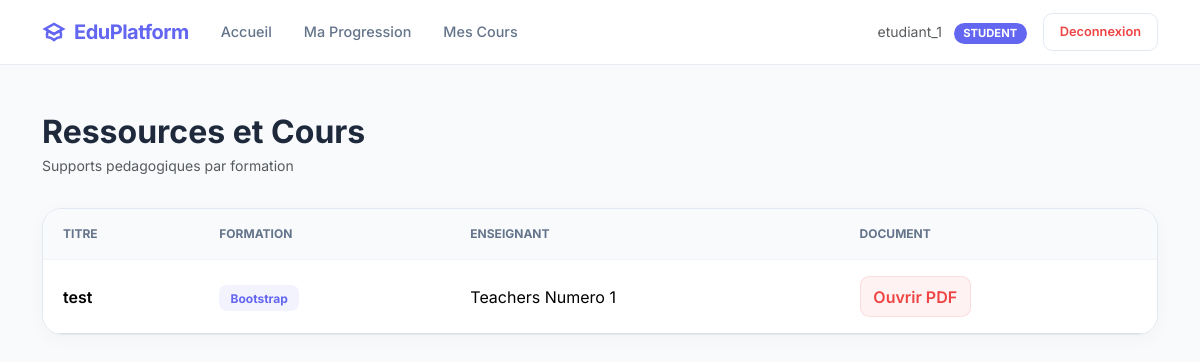
The app's page /courses/ (signed in) with its own data.
### accounts/models.py (models this page shows, shortened)
class CustomUser(AbstractUser):
    ROLE_CHOICES = (
        ('ADMIN', 'Administrateur'),
        ('STUDENT', 'Étudiant'),
        ('TEACHER', 'Enseignant'),
    )
    role = models.CharField(max_length=10, choices=ROLE_CHOICES, default='STUDENT')

### courses/models.py (models this page shows, shortened)
class Course(models.Model):
    titre = models.CharField(max_length=200)
    fichier_pdf = models.FileField(upload_to=upload_to)
    formation = models.ForeignKey(Formation, on_delete=models.CASCADE, related_name='courses')
    enseignant = models.ForeignKey(Teacher, on_delete=models.CASCADE, related_name='courses')

### formations/models.py (models this page shows, shortened)
class Formation(models.Model):
    code = models.CharField(max_length=20, unique=True)
    libelle = models.CharField(max_length=200)
    active = models.BooleanField(default=True)
    enseignants = models.ManyToManyField(Teacher, blank=True, related_name='formations')

### teachers/models.py (models this page shows, shortened)
class Teacher(models.Model):
    user = models.OneToOneField(
        User,
        on_delete=models.CASCADE,
        limit_choices_to={'role': 'TEACHER'}
    )
    nom = models.CharField(max_length=100)
    prenom = models.CharField(max_length=100)
    specialite = models.CharField(max_length=100, blank=True)

### courses/views.py (the view)
# urls.py: path('', views.course_list, name='list'),
@login_required
@user_passes_test(is_admin_teacher_or_student)
def course_list(request):
    if request.user.role == "TEACHER":
        courses = Course.objects.filter(enseignant=request.user.teacher).select_related(
            "formation",
            "enseignant",
        )
    elif request.user.role == "STUDENT":
        student = get_or_create_student(request.user)
        if student.formation_id:
            courses = Course.objects.filter(formation=student.formation).select_related(
                "formation",
                "enseignant",
            )
        else:
            courses = Course.objects.none()
    else:
        courses = Course.objects.all().select_related("formation", "enseignant")
    return render(request, "courses/list.html", {"courses": courses})

### courses/views.py (called while the page is built)
def is_admin_teacher_or_student(user):
    if user.role in ["ADMIN", "TEACHER", "STUDENT"]:
        return True
    raise PermissionDenied

### students/utils.py (called while the page is built)
def get_or_create_student(user):
    student, _ = Student.objects.get_or_create(
        user=user,
        defaults={
            "matricule": f"STD-{user.id}",
            "nom": user.username,
            "prenom": "",
        },
    )
    return student

### courses/templates/courses/list.html (shortened to what this page needs)
{% extends 'base.html' %}
{% block content %}
<div class="header-section">
    <div>
        <h2 class="fw-bold mb-1">Ressources et Cours</h2>
        <p class="text-muted small mb-0">Supports pedagogiques par formation</p>
    </div>
</div>
<div class="table-card">
    <table class="table mb-0">
        <thead>
            <tr>
                <th>Titre</th>
                <th>Formation</th>
                <th>Enseignant</th>
                <th>Document</th>
            </tr>
        </thead>
        <tbody>
            {% for c in courses %}
                <tr>
                    <td class="fw-semibold">{{ c.titre }}</td>
                    <td><span class="formation-tag">{{ c.formation.libelle }}</span></td>
                    <td>{{ c.enseignant.nom }} {{ c.enseignant.prenom }}</td>
                    <td>
                        {% if c.fichier_pdf %}
                            <a href="{{ c.fichier_pdf.url }}" target="_blank" class="pdf-link">Ouvrir PDF</a>
                        {% else %}
                            <span class="text-muted">Aucun fichier</span>
                        {% endif %}
                    </td>
                </tr>
            {% empty %}
                <tr>
                    <td colspan="{% if user.role == 'ADMIN' or user.role == 'TEACHER' %}5{% else %}4{% endif %}" class="text-center text-muted py-5">
                        Aucun cours disponible.
                    </td>
                </tr>
            {% endfor %}
        </tbody>
    </table>
</div>
{% endblock %}

### templates/base.html (shortened to what this page needs)
{% load static %}
<!DOCTYPE html>
<html lang="fr">
<head>
    <link href="https://cdn.jsdelivr.net/npm/bootstrap@5.3.2/dist/css/bootstrap.min.css" rel="stylesheet">
</head>
<body>
    <nav class="navbar navbar-expand-lg">
        <div class="container">
            <a class="navbar-brand" href="{% url 'home' %}">
                <svg width="24" height="24" viewBox="0 0 24 24" fill="none" stroke="currentColor" stroke-width="2.5"
                    class="me-2">
                    <path d="M12 14l9-5-9-5-9 5 9 5z" />
                    <path
                        d="M12 14l6.16-3.422a12.083 12.083 0 01.665 6.479A11.952 11.952 0 0012 20.055a11.952 11.952 0 00-6.824-2.998 12.078 12.078 0 01.665-6.479L12 14z" />
                </svg>
                EduPlatform
            </a>
            <div class="collapse navbar-collapse" id="navbarNav">
                <ul class="navbar-nav me-auto">
                    <li class="nav-item">
                        <a class="nav-link" href="{% url 'home' %}">Accueil</a>
                    </li>
                    {% if user.is_authenticated %}
                    {% if user.role == 'STUDENT' %}
                    <li class="nav-item">
                        <a class="nav-link" href="{% url 'dashboard:student' %}">Ma Progression</a>
                    </li>
                    <li class="nav-item">
                        <a class="nav-link" href="{% url 'courses:list' %}">Mes Cours</a>
                    </li>
                    {% elif user.role == 'TEACHER' %}
                    <li class="nav-item">
                        <a class="nav-link" href="{% url 'dashboard:teacher' %}">Espace Enseignant</a>
                    </li>
                    {% elif user.role == 'ADMIN' %}
                    <li class="nav-item">
                        <a class="nav-link" href="{% url 'dashboard:admin' %}">Pilotage</a>
                    </li>
                    {% endif %}
                    {% endif %}
                </ul>
                <div class="d-flex align-items-center">
                    {% if user.is_authenticated %}
                    <span class="text-muted small me-3">
                        {{ user.username }} <span class="role-badge">{{ user.role }}</span>
                    </span>
                    <form method="post" action="{% url 'accounts:logout' %}">
                        <button class="btn btn-logout">
                            Deconnexion
                        </button>
                    </form>
                    {% else %}
                    <a href="{% url 'accounts:login' %}"
                        class="btn btn-outline-primary btn-sm rounded-pill px-4 me-2">Connexion</a>
                    <a href="{% url 'accounts:register' %}"
                        class="btn btn-primary btn-sm rounded-pill px-4">Inscription</a>
                    {% endif %}
                </div>
            </div>
        </div>
    </nav>
    <div class="container main-content mt-5">
        {% block content %}{% endblock %}
    </div>
</body>
</html>

### templates/base.html (style rules this page uses)
:root { --primary-color: #6366f1; --primary-hover: #4f46e5; --bg-page: #f8fafc; --text-dark: #1e293b; --navbar-bg: rgba(255, 255, 255, 0.9); }
body { background-color: var(--bg-page); font-family: "Inter", sans-serif; color: var(--text-dark); -webkit-font-smoothing: antialiased; }
.navbar { background: var(--navbar-bg) !important; backdrop-filter: blur(10px); border-bottom: 1px solid rgba(226, 232, 240, 0.8); padding: 0.75rem 0; position: sticky; top: 0; z-index: 1000; }
.navbar-brand { font-weight: 700; color: var(--primary-color) !important; letter-spacing: -0.5px; display: flex; align-items: center; }
.nav-link { color: #64748b !important; font-weight: 500; font-size: 0.9rem; padding: 0.5rem 1rem !important; transition: all 0.2s; border-radius: 0.5rem; }
.btn-logout { border: 1px solid #e2e8f0; color: #ef4444; background: #fff; font-weight: 600; font-size: 0.8rem; padding: 0.5rem 1rem; border-radius: 0.6rem; transition: all 0.2s; }
.main-content { animation: fadeInPage 0.5s ease-out; padding-bottom: 4rem; }
.role-badge { font-size: 0.7rem; background: var(--primary-color); color: #fff; padding: 0.2rem 0.6rem; border-radius: 20px; margin-left: 8px; text-transform: uppercase; font-weight: 700; }

### courses/templates/courses/list.html (style rules this page uses)
.header-section { display: flex; justify-content: space-between; align-items: center; margin-bottom: 2rem; }
.table-card { background: white; border-radius: 1.25rem; box-shadow: 0 4px 20px rgba(0, 0, 0, 0.03); border: 1px solid #e2e8f0; overflow: hidden; }
.table thead th { background: #f8fafc; font-size: 0.75rem; text-transform: uppercase; font-weight: 700; color: #64748b; padding: 1rem 1.25rem; border: none; }
.table tbody td { padding: 1rem 1.25rem; border-top: 1px solid #f1f5f9; vertical-align: middle; }
.formation-tag { background: rgba(99, 102, 241, 0.08); color: var(--primary-color); padding: 0.35rem 0.7rem; border-radius: 0.5rem; font-size: 0.75rem; font-weight: 700; }
.pdf-link { display: inline-flex; align-items: center; color: #ef4444; text-decoration: none; font-weight: 600; padding: 0.45rem 0.8rem; background: #fef2f2; border-radius: 0.6rem; border: 1px solid rgba(239, 68, 68, 0.12); }

### records on screen
CustomUser: username "etudiant_1", role "STUDENT"
Course: titre "test", formation.libelle "Bootstrap", enseignant.nom "Teachers", enseignant.prenom "Numero 1"
